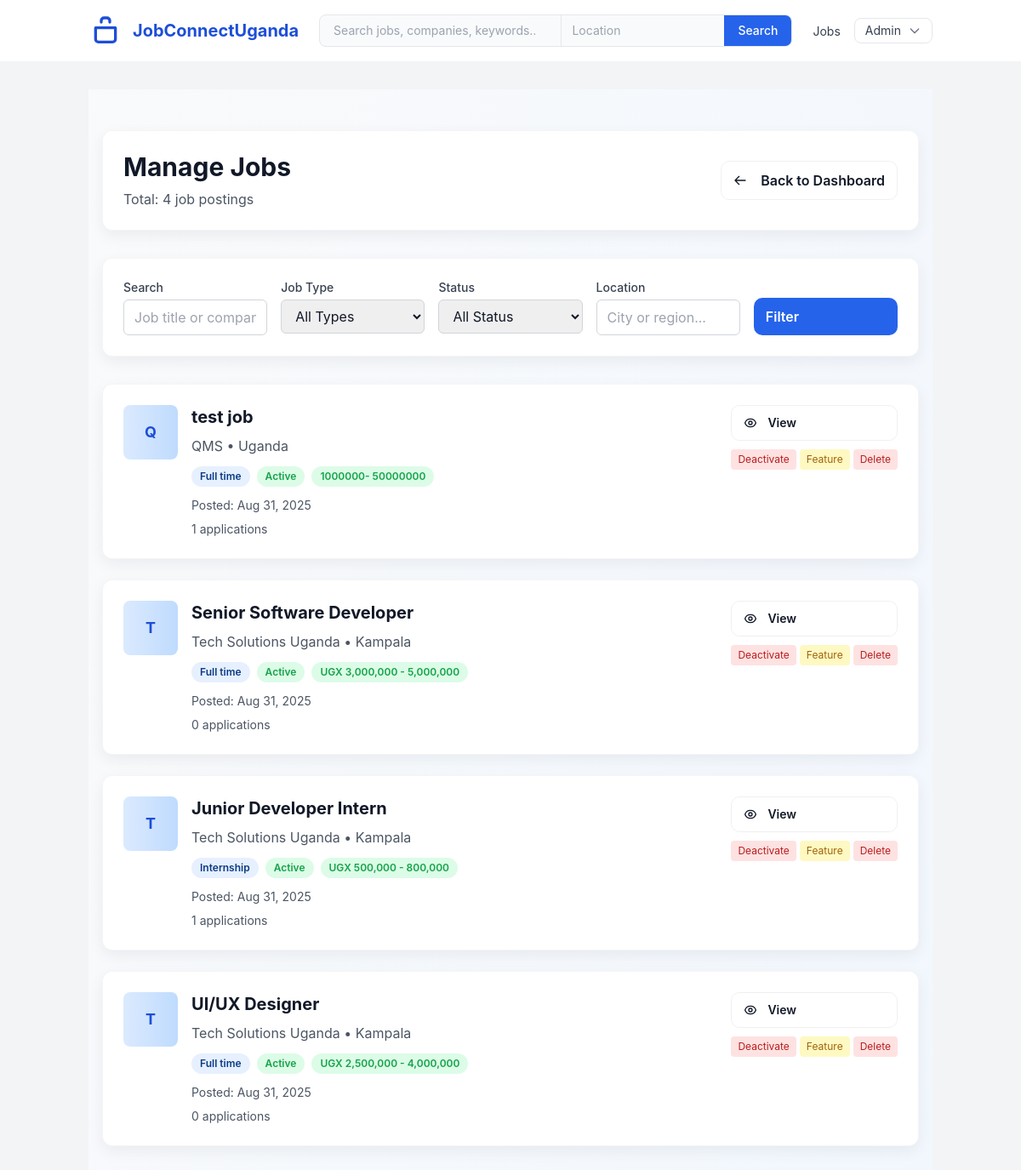
The page /Admin/jobs.php (signed in) on the database its author committed.
### tables this page shows
CREATE TABLE jobs (
    job_id INTEGER PRIMARY KEY AUTOINCREMENT,
    employer_id INTEGER NOT NULL,
    title TEXT NOT NULL,
    description TEXT NOT NULL,
    requirements TEXT NOT NULL,
    location TEXT NOT NULL,
    job_type TEXT CHECK(job_type IN ('full_time', 'part_time', 'contract', 'internship', 'temporary')) NOT NULL,
    salary_range TEXT,
    experience_level TEXT,
    posted_at DATETIME DEFAULT CURRENT_TIMESTAMP,
    deadline DATE,
    is_active INTEGER DEFAULT 1,
    views INTEGER DEFAULT 0,
    FOREIGN KEY (employer_id) REFERENCES employers(employer_id) ON DELETE CASCADE
);

### Includes/functions.php (called while the page is built, shortened)
<?php
function sanitize($data) {
    return htmlspecialchars(strip_tags(trim($data)));
}
?>

### Admin/jobs.php (the view, shortened to what this page needs)
<?php
require_once '../Includes/config.php';
$search = sanitize($_GET['search'] ?? '');
$location = sanitize($_GET['location'] ?? '');
$where = [];
$params = [];
$whereClause = !empty($where) ? "WHERE " . implode(" AND ", $where) : "";
$page = max(1, (int)($_GET['page'] ?? 1));
$limit = 20;
$offset = ($page - 1) * $limit;
$stmt = $pdo->prepare("
    SELECT COUNT(*)
    FROM jobs j
    LEFT JOIN employers e ON j.employer_id = e.employer_id
    $whereClause
");
$stmt->execute($params);
$totalJobs = $stmt->fetchColumn();
$stmt = $pdo->prepare("
    SELECT j.*, e.company_name, e.logo,
           (SELECT COUNT(*) FROM applications a WHERE a.job_id = j.job_id) as application_count
    FROM jobs j
    LEFT JOIN employers e ON j.employer_id = e.employer_id
    $whereClause
    ORDER BY j.posted_at DESC
    LIMIT $limit OFFSET $offset
");
$stmt->execute($params);
$jobs = $stmt->fetchAll();
require_once '../Includes/header.php';
?>
<section class="py-12 bg-gradient-to-br from-gray-50 to-blue-50 min-h-screen">
    <div class="container mx-auto px-4">
        <div class="card p-6 mb-8">
            <div class="flex flex-col md:flex-row md:items-center justify-between gap-4">
                <div>
                    <h1 class="text-3xl font-bold text-gray-900 mb-2">Manage Jobs</h1>
                    <p class="text-gray-600">Total: <?php echo number_format($totalJobs); ?> job postings</p>
                </div>
                <a href="Dashboard.php" class="btn btn-ghost">
                    <svg class="w-4 h-4 mr-2" fill="none" stroke="currentColor" viewBox="0 0 24 24">
                        <path stroke-linecap="round" stroke-linejoin="round" stroke-width="2" d="M10 19l-7-7m0 0l7-7m-7 7h18"></path>
                    </svg>
                    Back to Dashboard
                </a>
            </div>
        </div>
        <div class="card p-6 mb-8">
            <form method="GET" class="grid grid-cols-1 md:grid-cols-5 gap-4">
                <div>
                    <label class="block text-sm font-medium text-gray-700 mb-1">Search</label>
                    <input type="text" name="search" value="<?php echo htmlspecialchars($search); ?>"
                           class="w-full px-3 py-2 border border-gray-300 rounded-md focus:outline-none focus:ring-2 focus:ring-blue-500"
                           placeholder="Job title or company...">
                </div>
                <div>
                    <label class="block text-sm font-medium text-gray-700 mb-1">Job Type</label>
                    <select name="job_type" class="w-full px-3 py-2 border border-gray-300 rounded-md focus:outline-none focus:ring-2 focus:ring-blue-500">
                        <option value="">All Types</option>
                    </select>
                </div>
                <div>
                    <label class="block text-sm font-medium text-gray-700 mb-1">Status</label>
                    <select name="status" class="w-full px-3 py-2 border border-gray-300 rounded-md focus:outline-none focus:ring-2 focus:ring-blue-500">
                        <option value="">All Status</option>
                    </select>
                </div>
                <div>
                    <label class="block text-sm font-medium text-gray-700 mb-1">Location</label>
                    <input type="text" name="location" value="<?php echo htmlspecialchars($location); ?>"
                           class="w-full px-3 py-2 border border-gray-300 rounded-md focus:outline-none focus:ring-2 focus:ring-blue-500"
                           placeholder="City or region...">
                </div>
                <div class="flex items-end">
                    <button type="submit" class="btn btn-primary w-full">Filter</button>
                </div>
            </form>
        </div>
        <div class="grid grid-cols-1 gap-6">
            <?php foreach ($jobs as $job): ?>
                <div class="card p-6 hover:shadow-lg transition-shadow">
                    <div class="flex flex-col lg:flex-row lg:items-start justify-between gap-6">
                        <div class="flex items-start gap-4 flex-1">
                            <?php if ($job['logo']): ?>
                                <div class="w-16 h-16 rounded-lg bg-white shadow-sm p-2 flex items-center justify-center">
                                    <img src="<?php echo BASE_URL; ?>/Assets/uploads/logos/<?php echo $job['logo']; ?>" alt="<?php echo htmlspecialchars($job['company_name']); ?>" class="w-full h-full object-contain">
                                </div>
                            <?php else: ?>
                                <div class="w-16 h-16 bg-gradient-to-r from-blue-100 to-blue-200 rounded-lg flex items-center justify-center">
                                    <span class="text-lg font-bold text-blue-700"><?php echo substr($job['company_name'] ?? 'C', 0, 1); ?></span>
                                </div>
                            <?php endif; ?>
                            <div class="flex-1">
                                <h3 class="text-xl font-bold text-gray-900 mb-2"><?php echo htmlspecialchars($job['title']); ?></h3>
                                <p class="text-gray-600 mb-3"><?php echo htmlspecialchars($job['company_name'] ?? 'Unknown Company'); ?> • <?php echo htmlspecialchars($job['location']); ?></p>
                                <div class="flex flex-wrap gap-2 mb-3">
                                    <span class="badge" style="background:#e6f0ff;color:#0b3b84;font-size:0.75rem">
                                        <?php echo ucfirst(str_replace('_', ' ', $job['job_type'])); ?>
                                    </span>
                                    <?php if ($job['is_active']): ?>
                                        <span class="badge" style="background:#dcfce7;color:#16a34a;font-size:0.75rem">Active</span>
                                    <?php else: ?>
                                        <span class="badge" style="background:#fef3c7;color:#d97706;font-size:0.75rem">Inactive</span>
                                    <?php endif; ?>
                                    <?php if ($job['salary_range']): ?>
                                        <span class="badge" style="background:#dcfce7;color:#16a34a;font-size:0.75rem">
                                            <?php echo htmlspecialchars($job['salary_range']); ?>
                                        </span>
                                    <?php endif; ?>
                                </div>
                                <p class="text-sm text-gray-600 mb-2">Posted: <?php echo date('M j, Y', strtotime($job['posted_at'])); ?></p>
                                <p class="text-sm text-gray-600"><?php echo $job['application_count']; ?> applications</p>
                            </div>
                        </div>
                        <div class="flex flex-col gap-2 min-w-fit">
                            <a href="<?php echo BASE_URL; ?>/job-details.php?id=<?php echo $job['job_id']; ?>" class="btn btn-ghost text-sm" target="_blank">
                                View
                            </a>
                            <div class="flex gap-1">
                                <?php if ($job['is_active']): ?>
                                    <form method="POST" class="inline">
                                        <button type="submit" name="action" value="deactivate" class="text-xs px-2 py-1 bg-red-100 text-red-700 rounded hover:bg-red-200" onclick="return confirm('Deactivate this job?')">Deactivate</button>
                                    </form>
                                <?php endif; ?>
                                <?php if (empty($job['is_featured'])): ?>
                                    <form method="POST" class="inline">
                                        <button type="submit" name="action" value="feature" class="text-xs px-2 py-1 bg-yellow-100 text-yellow-700 rounded hover:bg-yellow-200">Feature</button>
                                    </form>
                                <?php endif; ?>
                                <form method="POST" class="inline">
                                    <button type="submit" name="action" value="delete" class="text-xs px-2 py-1 bg-red-100 text-red-700 rounded hover:bg-red-200" onclick="return confirm('Delete this job? This action cannot be undone.')">Delete</button>
                                </form>
                            </div>
                        </div>
                    </div>
                </div>
            <?php endforeach; ?>
        </div>
    </div>
</section>
<?php require_once '../Includes/footer.php'; ?>

### Assets/CSS/styles.css (style rules this page uses)
body { font-family: 'Inter', -apple-system, BlinkMacSystemFont, 'Segoe UI', Roboto, Oxygen, Ubuntu, Cantarell, 'Open Sans', 'Helvetica Neue', sans-serif; line-height: 1.6; }
.card { transition: transform 0.2s ease, box-shadow 0.2s ease; }
.badge { display: inline-block; padding: 0.25rem 0.5rem; font-size: 0.75rem; font-weight: 600; line-height: 1; text-align: center; white-space: nowrap; vertical-align: baseline; border-radius: 0.25rem; }
:root { --brand-blue: #1e40af; --brand-blue-600: #2563eb; --muted: #6b7280; --bg: #f8fafc; --success: #10b981; }
html,body { font-family:Inter, ui-sans-serif, system-ui, -apple-system, 'Segoe UI', Roboto, 'Helvetica Neue', Arial; background:var(--bg); color:#111827; }
.card { background:#fff;border-radius:12px;box-shadow:0 6px 18px rgba(17,24,39,0.06);border:1px solid rgba(2,6,23,0.04); }
.btn { display:inline-flex;align-items:center;gap:8px;padding:10px 14px;border-radius:10px;font-weight:600 }
.btn-primary { background:var(--brand-blue-600);color:#fff }
.btn-ghost { background:transparent;border:1px solid rgba(2,6,23,0.06) }
.rounded-lg { border-radius:12px }
.badge { display:inline-block;padding:6px 10px;border-radius:999px;font-size:0.75rem }

### rows shown on the page
jobs: company_name "Q", title "test job", company_name "QMS", location "Uganda", job_type "Full time", is_active "Active", salary_range "1000000- 50000000", posted_at "Aug 31, 2025", application_count "1"
jobs: company_name "T", title "Senior Software Developer", company_name "Tech Solutions Uganda", location "Kampala", job_type "Full time", is_active "Active", salary_range "UGX 3,000,000 - 5,000,000", posted_at "Aug 31, 2025", application_count "0"
jobs: company_name "T", title "Junior Developer Intern", company_name "Tech Solutions Uganda", location "Kampala", job_type "Internship", is_active "Active", salary_range "UGX 500,000 - 800,000", posted_at "Aug 31, 2025", application_count "1"
jobs: company_name "T", title "UI/UX Designer", company_name "Tech Solutions Uganda", location "Kampala", job_type "Full time", is_active "Active", salary_range "UGX 2,500,000 - 4,000,000", posted_at "Aug 31, 2025", application_count "0"

### other values the page prints
$_SESSION['first_name'] "Admin"
$totalJobs "4"
